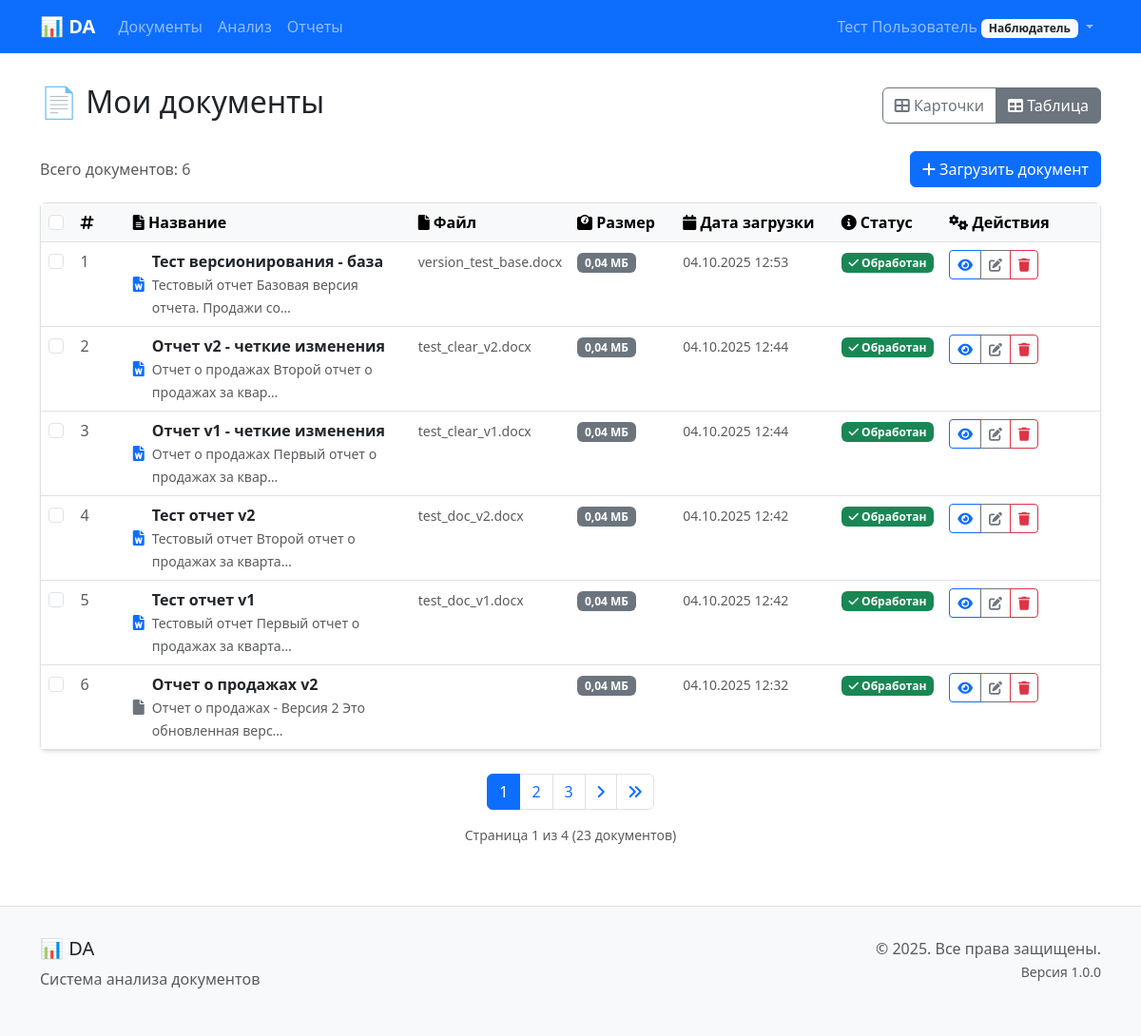
The page /documents/?view_mode=table (signed in) on the database as committed earlier.
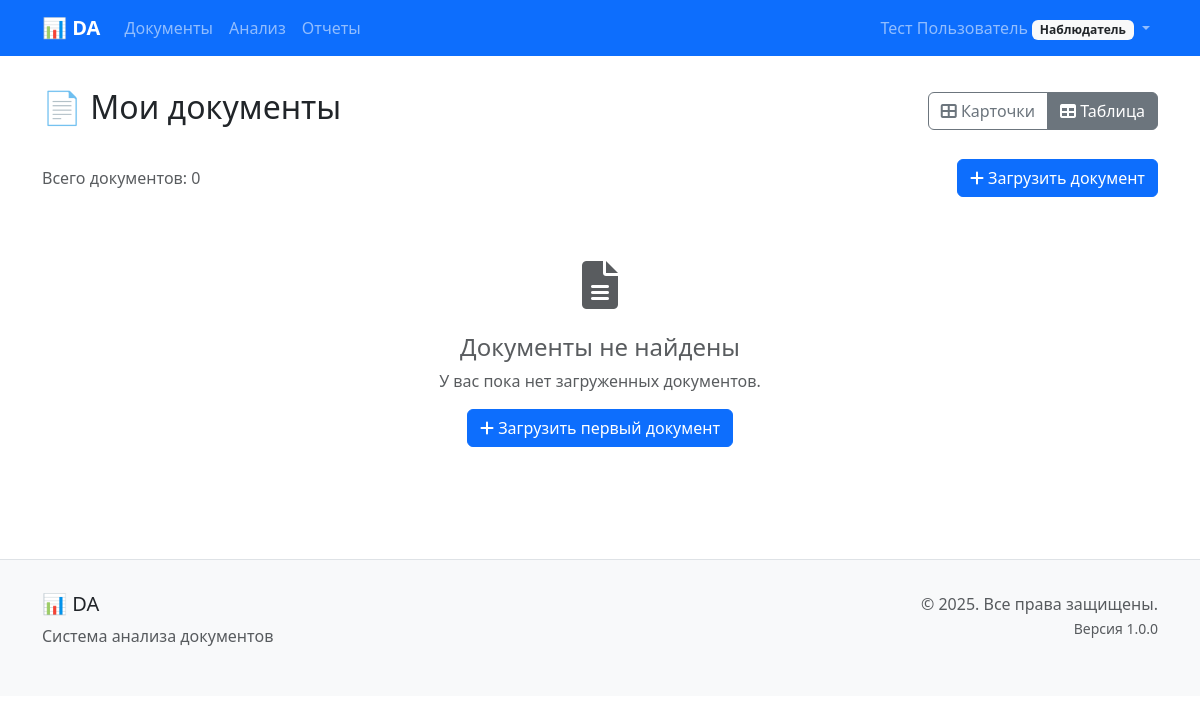
The same page on the database as committed later.
### documents/models.py (models this page shows, shortened)
class Document(models.Model):
    STATUS_CHOICES = [
        ('uploaded', 'Загружен'),
        ('processing', 'Обрабатывается'),
        ('processed', 'Обработан'),
        ('error', 'Ошибка'),
    ]
    title = models.CharField(
        max_length=255,
        verbose_name='Название документа'
    )
    filename = models.CharField(
        max_length=255,
        verbose_name='Имя файла'
    )
    file = models.FileField(
        upload_to='documents/%Y/%m/%d/',
        validators=[FileExtensionValidator(allowed_extensions=['docx'])],
        verbose_name='Файл документа'
    )
    file_size = models.BigIntegerField(
        verbose_name='Размер файла (байт)'
    )
    checksum = models.CharField(
        max_length=64,
        verbose_name='Контрольная сумма'
    )
    version = models.CharField(
        max_length=50,
        default='1.0',
        verbose_name='Версия'
    )
    status = models.CharField(
        max_length=20,
        choices=STATUS_CHOICES,
        default='uploaded',
        verbose_name='Статус'
    )
    upload_date = models.DateTimeField(
        auto_now_add=True,
        verbose_name='Дата загрузки'
    )
    processed_date = models.DateTimeField(
        null=True,
        blank=True,
        verbose_name='Дата обработки'
    )
    processing_error = models.TextField(
        blank=True,
        verbose_name='Ошибка обработки'
    )
    user = models.ForeignKey(
        User,
        on_delete=models.CASCADE,
        related_name='documents',
        verbose_name='Пользователь'
    )
    parent_document = models.ForeignKey(
        'self',
        on_delete=models.CASCADE,
        null=True,
        blank=True,
        related_name='versions',
        verbose_name='Родительский документ'
    )
    is_latest_version = models.BooleanField(
        default=True,
        verbose_name='Последняя версия'
    )
    version_notes = models.TextField(
        blank=True,
        verbose_name='Заметки к версии'
    )
    content_text = models.TextField(
        blank=True,
        verbose_name='Текстовое содержимое'
    )
    content_structure = models.JSONField(
        default=dict,
        blank=True,
        verbose_name='Структура документа'
    )
    metadata = models.JSONField(
        default=dict,
        blank=True,
        verbose_name='Метаданные'
    )
    key_points = models.JSONField(
        default=list,
        blank=True,
        verbose_name='Ключевые моменты'
    )
    key_points_generated_date = models.DateTimeField(
        null=True,
        blank=True,
        verbose_name='Дата генерации ключевых моментов'
    )
    class Meta:
        verbose_name = 'Документ'
        verbose_name_plural = 'Документы'
        ordering = ['-upload_date']
    def get_latest_version(self):
        if self.parent_document:
            return self.parent_document.get_latest_version()
        else:
            latest = self.versions.filter(is_latest_version=True).first()
            return latest if latest else self
    def get_file_extension(self):
        return os.path.splitext(self.filename)[1].lower()
    def is_docx(self):
        return self.get_file_extension() == '.docx'
    def get_file_size_mb(self):
        if self.file_size:
            return round(self.file_size / (1024 * 1024), 2)
        return 0

### documents/views.py (the view)
# urls.py: path('', views.DocumentListView.as_view(), name='list'),
class DocumentListView(LoginRequiredMixin, ListView):
    model = Document
    template_name = 'documents/document_list.html'
    context_object_name = 'documents'
    def get_queryset(self):
        return Document.objects.filter(
            user=self.request.user,
            parent_document__isnull=True  # Только документы без родителя (корневые)
        ).order_by('-upload_date')
    def get_paginate_by(self, queryset):
        from settings.models import ApplicationSettings
        settings = ApplicationSettings.get_settings()
        return settings.items_per_page
    def get_context_data(self, **kwargs):
        context = super().get_context_data(**kwargs)
        view_mode = self.request.GET.get('view_mode', self.request.session.get('document_view_mode', 'card'))
        context['view_mode'] = view_mode
        self.request.session['document_view_mode'] = view_mode
        if view_mode == 'table':
            context['template_name'] = 'documents/document_list_table.html'
        else:
            context['template_name'] = 'documents/document_list_card.html'
        return context

### templates/documents/document_list.html (shortened to what the changed rows need)
{% extends 'base/base.html' %}
{% block content %}
<div class="row">
    <div class="col-12">
        <div class="d-flex justify-content-between align-items-center mb-4">
            <h2>📄 Мои документы</h2>
        </div>
        <div class="d-flex justify-content-between align-items-center mb-3">
            <div class="d-flex align-items-center">
                <div class="text-muted me-3">
                    Всего документов: {{ documents|length }}
                </div>
            </div>
        </div>
        {% if view_mode == 'table' %}
            {% if documents %}
                <div class="card">
                    <div class="card-body p-0">
                        <div class="table-responsive">
                            <table class="table table-hover mb-0">
                                <thead class="table-light">
                                    <tr>
                                        <th style="width: 3%;">
                                            <input type="checkbox" id="selectAllCheckbox" class="form-check-input">
                                        </th>
                                        <th style="width: 5%;"><i class="fas fa-hashtag"></i></th>
                                        <th style="width: 27%;"><i class="fas fa-file-alt"></i> Название</th>
                                        <th style="width: 15%;"><i class="fas fa-file"></i> Файл</th>
                                        <th style="width: 10%;"><i class="fas fa-weight"></i> Размер</th>
                                        <th style="width: 15%;"><i class="fas fa-calendar"></i> Дата загрузки</th>
                                        <th style="width: 10%;"><i class="fas fa-info-circle"></i> Статус</th>
                                        <th style="width: 15%;"><i class="fas fa-cogs"></i> Действия</th>
                                    </tr>
                                </thead>
                                <tbody>
                                    {% for document in documents %}
                                    <tr>
                                        <td>
                                            <input type="checkbox" class="form-check-input document-checkbox"
                                                   value="{{ document.id }}" data-document-id="{{ document.id }}">
                                        </td>
                                        <td class="text-muted">{{ forloop.counter }}</td>
                                        <td>
                                            <div class="d-flex align-items-center">
                                                <div class="me-2">
                                                    {% if document.is_docx %}
                                                        <i class="fas fa-file-word text-primary"></i>
                                                    {% else %}
                                                        <i class="fas fa-file text-secondary"></i>
                                                    {% endif %}
                                                </div>
                                                <div>
                                                    <strong>{{ document.title }}</strong>
                                                    {% if document.content_text %}
                                                        <br><small class="text-muted">{{ document.content_text|truncatechars:50 }}</small>
                                                    {% endif %}
                                                </div>
                                            </div>
                                        </td>
                                        <td><small class="text-muted">{{ document.filename }}</small></td>
                                        <td><span class="badge bg-secondary">{{ document.get_file_size_mb }} МБ</span></td>
                                        <td><small class="text-muted">{{ document.upload_date|date:"d.m.Y H:i" }}</small></td>
                                        <td>
                                            {% if document.status == 'processed' %}
                                                <span class="badge bg-success"><i class="fas fa-check"></i> Обработан</span>
                                            {% elif document.status == 'processing' %}
                                                <span class="badge bg-warning"><i class="fas fa-spinner fa-spin"></i> Обработка</span>
                                            {% elif document.status == 'error' %}
                                                <span class="badge bg-danger"><i class="fas fa-exclamation-triangle"></i> Ошибка</span>
                                            {% else %}
                                                <span class="badge bg-secondary"><i class="fas fa-clock"></i> Загружен</span>
                                            {% endif %}
                                        </td>
                                        <td>
                                            <div class="btn-group btn-group-sm" role="group">
                                                <a href="{% url 'documents:detail' document.get_latest_version.pk %}" class="btn btn-outline-primary" title="Просмотр">
                                                    <i class="fas fa-eye"></i>
                                                </a>
                                                <a href="{% url 'documents:rename' document.pk %}" class="btn btn-outline-secondary" title="Переименовать">
                                                    <i class="fas fa-edit"></i>
                                                </a>
                                                <a href="{% url 'documents:delete' document.pk %}" class="btn btn-outline-danger" title="Удалить">
                                                    <i class="fas fa-trash"></i>
                                                </a>
                                            </div>
                                        </td>
                                    </tr>
                                    {% endfor %}
                                </tbody>
                            </table>
                        </div>
                    </div>
                </div>
            {% else %}
                <div class="text-center py-5">
                    <div class="mb-4">
                        <i class="fas fa-file-alt fa-3x text-muted"></i>
                    </div>
                    <h4 class="text-muted">Документы не найдены</h4>
                    <p class="text-muted">У вас пока нет загруженных документов.</p>
                    <a href="{% url 'documents:upload' %}" class="btn btn-primary">
                        <i class="fas fa-plus"></i> Загрузить первый документ
                    </a>
                </div>
            {% endif %}
        {% endif %}
        {% if is_paginated %}
            <nav aria-label="Навигация по страницам" class="mt-4">
                <ul class="pagination justify-content-center">
                    {% for num in page_obj.paginator.page_range %}
                        {% if page_obj.number == num %}
                            <li class="page-item active">
                                <span class="page-link">{{ num }}</span>
                            </li>
                        {% elif num > page_obj.number|add:'-3' and num < page_obj.number|add:'3' %}
                            <li class="page-item">
                                <a class="page-link" href="?page={{ num }}{% if view_mode %}&view_mode={{ view_mode }}{% endif %}">{{ num }}</a>
                            </li>
                        {% endif %}
                    {% endfor %}
                    {% if page_obj.has_next %}
                        <li class="page-item">
                            <a class="page-link" href="?page={{ page_obj.next_page_number }}{% if view_mode %}&view_mode={{ view_mode }}{% endif %}">
                                <i class="fas fa-angle-right"></i>
                            </a>
                        </li>
                        <li class="page-item">
                            <a class="page-link" href="?page={{ page_obj.paginator.num_pages }}{% if view_mode %}&view_mode={{ view_mode }}{% endif %}">
                                <i class="fas fa-angle-double-right"></i>
                            </a>
                        </li>
                    {% endif %}
                </ul>
                <div class="text-center text-muted small mt-2">
                    Страница {{ page_obj.number }} из {{ page_obj.paginator.num_pages }}
                    ({{ page_obj.paginator.count }} документов)
                </div>
            </nav>
        {% endif %}
    </div>
</div>
{% endblock %}

Rows that differ between the two databases and show on the page:
removed Document: title "Тест версионирования - база", content_text "Тестовый отчет Базовая версия отчета. Продажи со…", filename "version_test_base.docx", get_file_size_mb "0,04", upload_date "04.10.2025 12:53", status "processed" (drawn)
removed Document: title "Отчет v2 - четкие изменения", content_text "Отчет о продажах Второй отчет о продажах за квар…", filename "test_clear_v2.docx", get_file_size_mb "0,04", upload_date "04.10.2025 12:44", status "processed" (drawn)
removed Document: title "Отчет v1 - четкие изменения", content_text "Отчет о продажах Первый отчет о продажах за квар…", filename "test_clear_v1.docx", get_file_size_mb "0,04", upload_date "04.10.2025 12:44", status "processed" (drawn)
removed Document: title "Тест отчет v2", content_text "Тестовый отчет Второй отчет о продажах за кварта…", filename "test_doc_v2.docx", get_file_size_mb "0,04", upload_date "04.10.2025 12:42", status "processed" (drawn)
removed Document: title "Тест отчет v1", content_text "Тестовый отчет Первый отчет о продажах за кварта…", filename "test_doc_v1.docx", get_file_size_mb "0,04", upload_date "04.10.2025 12:42", status "processed" (drawn)
removed Document: title "Отчет о продажах v2", content_text "Отчет о продажах - Версия 2 Это обновленная верс…", get_file_size_mb "0,04", upload_date "04.10.2025 12:32", status "processed" (drawn)
Other text that changed with them:
{{ documents|length }}: "6" → "0"
form field value: "☐" → (not shown)
{{ page_obj.number }}: "1" → (not shown)
{{ page_obj.paginator.num_pages }}: "4" → (not shown)
{{ page_obj.paginator.count }}: "23" → (not shown)
text no longer shown: "Название Файл Размер Дата загрузки Статус Действия Страница из ( документов)"
text now shown: "Документы не найдены У вас пока нет загруженных документов. Загрузить первый документ"
list line gone: "1"
list line gone: "2"
list line gone: "3"
